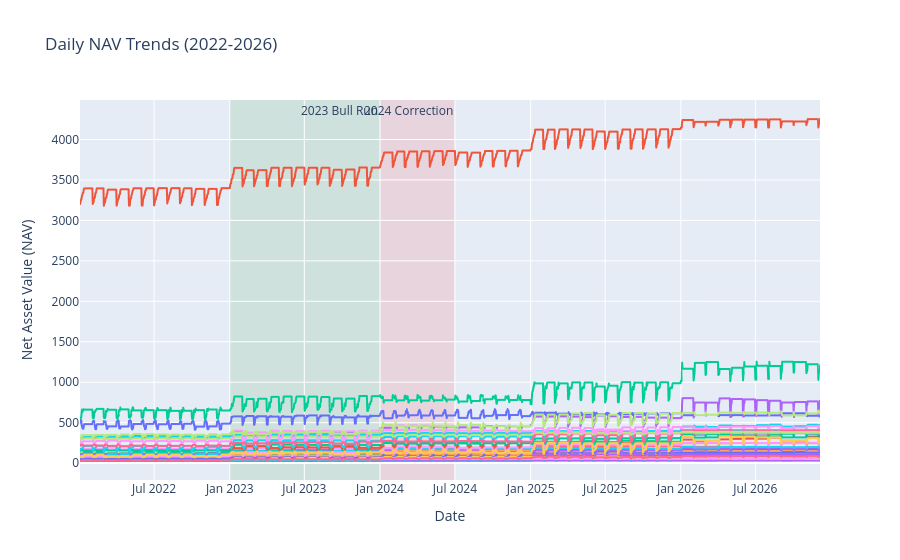

The cell this chart's notebook holds for it:
### Markdown cell above
## 1. NAV Trend Analysis (2022-2026)
Plotting daily NAV for all 40 schemes and highlighting market cycles.

### Code cell
query = """
SELECT n.date, n.nav, f.scheme_name, f.amfi_code
FROM fact_nav n
JOIN dim_fund f ON n.amfi_code = f.amfi_code
ORDER BY n.date
"""
df_nav = pd.read_sql(query, engine)
df_nav['date'] = pd.to_datetime(df_nav['date'])

# Plotly Interactive Plot
fig = px.line(df_nav, x='date', y='nav', color='scheme_name', 
              title='Daily NAV Trends (2022-2026)',
              labels={'nav': 'Net Asset Value (NAV)', 'date': 'Date'})

# Highlight Bull Run 2023 and Correction 2024
fig.add_vrect(x0="2023-01-01", x1="2023-12-31", fillcolor="green", opacity=0.1, 
              layer="below", line_width=0, annotation_text="2023 Bull Run")
fig.add_vrect(x0="2024-01-01", x1="2024-06-30", fillcolor="red", opacity=0.1, 
              layer="below", line_width=0, annotation_text="2024 Correction")

fig.update_layout(showlegend=False) # Hide legend for 40 schemes for clarity
fig.show()
fig.write_image(os.path.join(chart_export_dir, "01_nav_trends.png"))

### Figure 1 — Plotly figure (JSON) as saved in the notebook; plotly's stock layout.template omitted (floating-point values rounded to 4 significant figures; data arrays with more than 128 entries replaced by an {"elided": "..."} marker saying what was removed)
{"data": [{"hovertemplate": "scheme_name=HDFC Top 100 Fund - Regular Plan - Growth<br>Date=%{x}<br>Net Asset Value (NAV)=%{y}<extra></extra>", "legendgroup": "HDFC Top 100 Fund - Regular Plan - Growth", "line": {"color": "#636efa", "dash": "solid"}, "marker": {"symbol": "circle"}, "mode": "lines", "name": "HDFC Top 100 Fund - Regular Plan - Growth", "showlegend": true, "type": "scattergl", "x": {"elided": "1799 str values"}, "xaxis": "x", "y": {"elided": "1799 float values"}, "yaxis": "y"}, {"hovertemplate": "scheme_name=HDFC Short Term Debt Fund - Regular - Growth<br>Date=%{x}<br>Net Asset Value (NAV)=%{y}<extra></extra>", "legendgroup": "HDFC Short Term Debt Fund - Regular - Growth", "line": {"color": "#EF553B", "dash": "solid"}, "marker": {"symbol": "circle"}, "mode": "lines", "name": "HDFC Short Term Debt Fund - Regular - Growth", "showlegend": true, "type": "scattergl", "x": {"elided": "1799 str values"}, "xaxis": "x", "y": {"elided": "1799 float values"}, "yaxis": "y"}, {"hovertemplate": "scheme_name=HDFC Mid-Cap Opportunities Fund - Regular - Growth<br>Date=%{x}<br>Net Asset Value (NAV)=%{y}<extra></extra>", "legendgroup": "HDFC Mid-Cap Opportunities Fund - Regular - Growth", "line": {"color": "#00cc96", "dash": "solid"}, "marker": {"symbol": "circle"}, "mode": "lines", "name": "HDFC Mid-Cap Opportunities Fund - Regular - Growth", "showlegend": true, "type": "scattergl", "x": {"elided": "1799 str values"}, "xaxis": "x", "y": {"elided": "1799 float values"}, "yaxis": "y"}, {"hovertemplate": "scheme_name=ABSL Frontline Equity Fund - Regular - Growth<br>Date=%{x}<br>Net Asset Value (NAV)=%{y}<extra></extra>", "legendgroup": "ABSL Frontline Equity Fund - Regular - Growth", "line": {"color": "#ab63fa", "dash": "solid"}, "marker": {"symbol": "circle"}, "mode": "lines", "name": "ABSL Frontline Equity Fund - Regular - Growth", "showlegend": true, "type": "scattergl", "x": {"elided": "1799 str values"}, "xaxis": "x", "y": {"elided": "1799 float values"}, "yaxis": "y"}, {"hovertemplate": "scheme_name=ABSL Small Cap Fund - Regular - Growth<br>Date=%{x}<br>Net Asset Value (NAV)=%{y}<extra></extra>", "legendgroup": "ABSL Small Cap Fund - Regular - Growth", "line": {"color": "#FFA15A", "dash": "solid"}, "marker": {"symbol": "circle"}, "mode": "lines", "name": "ABSL Small Cap Fund - Regular - Growth", "showlegend": true, "type": "scattergl", "x": {"elided": "1799 str values"}, "xaxis": "x", "y": {"elided": "1799 float values"}, "yaxis": "y"}, {"hovertemplate": "scheme_name=ABSL Liquid Fund - Regular - Growth<br>Date=%{x}<br>Net Asset Value (NAV)=%{y}<extra></extra>", "legendgroup": "ABSL Liquid Fund - Regular - Growth", "line": {"color": "#19d3f3", "dash": "solid"}, "marker": {"symbol": "circle"}, "mode": "lines", "name": "ABSL Liquid Fund - Regular - Growth", "showlegend": true, "type": "scattergl", "x": {"elided": "1799 str values"}, "xaxis": "x", "y": {"elided": "1799 float values"}, "yaxis": "y"}, {"hovertemplate": "scheme_name=UTI Nifty 50 Index Fund - Regular - Growth<br>Date=%{x}<br>Net Asset Value (NAV)=%{y}<extra></extra>", "legendgroup": "UTI Nifty 50 Index Fund - Regular - Growth", "line": {"color": "#FF6692", "dash": "solid"}, "marker": {"symbol": "circle"}, "mode": "lines", "name": "UTI Nifty 50 Index Fund - Regular - Growth", "showlegend": true, "type": "scattergl", "x": {"elided": "1799 str values"}, "xaxis": "x", "y": {"elided": "1799 float values"}, "yaxis": "y"}, {"hovertemplate": "scheme_name=UTI Mid Cap Fund - Regular - Growth<br>Date=%{x}<br>Net Asset Value (NAV)=%{y}<extra></extra>", "legendgroup": "UTI Mid Cap Fund - Regular - Growth", "line": {"color": "#B6E880", "dash": "solid"}, "marker": {"symbol": "circle"}, "mode": "lines", "name": "UTI Mid Cap Fund - Regular - Growth", "showlegend": true, "type": "scattergl", "x": {"elided": "1799 str values"}, "xaxis": "x", "y": {"elided": "1799 float values"}, "yaxis": "y"}, {"hovertemplate": "scheme_name=UTI Flexi Cap Fund - Regular - Growth<br>Date=%{x}<br>Net Asset Value (NAV)=%{y}<extra></extra>", "legendgroup": "UTI Flexi Cap Fund - Regular - Growth", "line": {"color": "#FF97FF", "dash": "solid"}, "marker": {"symbol": "circle"}, "mode": "lines", "name": "UTI Flexi Cap Fund - Regular - Growth", "showlegend": true, "type": "scattergl", "x": {"elided": "1799 str values"}, "xaxis": "x", "y": {"elided": "1799 float values"}, "yaxis": "y"}, {"hovertemplate": "scheme_name=Nippon India Large Cap Fund - Regular - Growth<br>Date=%{x}<br>Net Asset Value (NAV)=%{y}<extra></extra>", "legendgroup": "Nippon India Large Cap Fund - Regular - Growth", "line": {"color": "#FECB52", "dash": "solid"}, "marker": {"symbol": "circle"}, "mode": "lines", "name": "Nippon India Large Cap Fund - Regular - Growth", "showlegend": true, "type": "scattergl", "x": {"elided": "1799 str values"}, "xaxis": "x", "y": {"elided": "1799 float values"}, "yaxis": "y"}, {"hovertemplate": "scheme_name=Nippon India Large Cap Fund - Direct - Growth<br>Date=%{x}<br>Net Asset Value (NAV)=%{y}<extra></extra>", "legendgroup": "Nippon India Large Cap Fund - Direct - Growth", "line": {"color": "#636efa", "dash": "solid"}, "marker": {"symbol": "circle"}, "mode": "lines", "name": "Nippon India Large Cap Fund - Direct - Growth", "showlegend": true, "type": "scattergl", "x": {"elided": "1799 str values"}, "xaxis": "x", "y": {"elided": "1799 float values"}, "yaxis": "y"}, {"hovertemplate": "scheme_name=Nippon India Small Cap Fund - Regular - Growth<br>Date=%{x}<br>Net Asset Value (NAV)=%{y}<extra></extra>", "legendgroup": "Nippon India Small Cap Fund - Regular - Growth", "line": {"color": "#EF553B", "dash": "solid"}, "marker": {"symbol": "circle"}, "mode": "lines", "name": "Nippon India Small Cap Fund - Regular - Growth", "showlegend": true, "type": "scattergl", "x": {"elided": "1799 str values"}, "xaxis": "x", "y": {"elided": "1799 float values"}, "yaxis": "y"}, {"hovertemplate": "scheme_name=Nippon India ETF Nifty 50 BeES<br>Date=%{x}<br>Net Asset Value (NAV)=%{y}<extra></extra>", "legendgroup": "Nippon India ETF Nifty 50 BeES", "line": {"color": "#00cc96", "dash": "solid"}, "marker": {"symbol": "circle"}, "mode": "lines", "name": "Nippon India ETF Nifty 50 BeES", "showlegend": true, "type": "scattergl", "x": {"elided": "1799 str values"}, "xaxis": "x", "y": {"elided": "1799 float values"}, "yaxis": "y"}, {"hovertemplate": "scheme_name=Nippon India Gilt Securities Fund - Regular - Growth<br>Date=%{x}<br>Net Asset Value (NAV)=%{y}<extra></extra>", "legendgroup": "Nippon India Gilt Securities Fund - Regular - Growth", "line": {"color": "#ab63fa", "dash": "solid"}, "marker": {"symbol": "circle"}, "mode": "lines", "name": "Nippon India Gilt Securities Fund - Regular - Growth", "showlegend": true, "type": "scattergl", "x": {"elided": "1799 str values"}, "xaxis": "x", "y": {"elided": "1799 float values"}, "yaxis": "y"}, {"hovertemplate": "scheme_name=Axis Bluechip Fund - Regular - Growth<br>Date=%{x}<br>Net Asset Value (NAV)=%{y}<extra></extra>", "legendgroup": "Axis Bluechip Fund - Regular - Growth", "line": {"color": "#FFA15A", "dash": "solid"}, "marker": {"symbol": "circle"}, "mode": "lines", "name": "Axis Bluechip Fund - Regular - Growth", "showlegend": true, "type": "scattergl", "x": {"elided": "1799 str values"}, "xaxis": "x", "y": {"elided": "1799 float values"}, "yaxis": "y"}, {"hovertemplate": "scheme_name=Axis Bluechip Fund - Direct - Growth<br>Date=%{x}<br>Net Asset Value (NAV)=%{y}<extra></extra>", "legendgroup": "Axis Bluechip Fund - Direct - Growth", "line": {"color": "#19d3f3", "dash": "solid"}, "marker": {"symbol": "circle"}, "mode": "lines", "name": "Axis Bluechip Fund - Direct - Growth", "showlegend": true, "type": "scattergl", "x": {"elided": "1799 str values"}, "xaxis": "x", "y": {"elided": "1799 float values"}, "yaxis": "y"}, {"hovertemplate": "scheme_name=Axis Midcap Fund - Regular - Growth<br>Date=%{x}<br>Net Asset Value (NAV)=%{y}<extra></extra>", "legendgroup": "Axis Midcap Fund - Regular - Growth", "line": {"color": "#FF6692", "dash": "solid"}, "marker": {"symbol": "circle"}, "mode": "lines", "name": "Axis Midcap Fund - Regular - Growth", "showlegend": true, "type": "scattergl", "x": {"elided": "1799 str values"}, "xaxis": "x", "y": {"elided": "1799 float values"}, "yaxis": "y"}, {"hovertemplate": "scheme_name=Axis Small Cap Fund - Regular - Growth<br>Date=%{x}<br>Net Asset Value (NAV)=%{y}<extra></extra>", "legendgroup": "Axis Small Cap Fund - Regular - Growth", "line": {"color": "#B6E880", "dash": "solid"}, "marker": {"symbol": "circle"}, "mode": "lines", "name": "Axis Small Cap Fund - Regular - Growth", "showlegend": true, "type": "scattergl", "x": {"elided": "1799 str values"}, "xaxis": "x", "y": {"elided": "1799 float values"}, "yaxis": "y"}, {"hovertemplate": "scheme_name=SBI Magnum Gilt Fund - Regular Plan - Growth<br>Date=%{x}<br>Net Asset Value (NAV)=%{y}<extra></extra>", "legendgroup": "SBI Magnum Gilt Fund - Regular Plan - Growth", "line": {"color": "#FF97FF", "dash": "solid"}, "marker": {"symbol": "circle"}, "mode": "lines", "name": "SBI Magnum Gilt Fund - Regular Plan - Growth", "showlegend": true, "type": "scattergl", "x": {"elided": "1799 str values"}, "xaxis": "x", "y": {"elided": "1799 float values"}, "yaxis": "y"}, {"hovertemplate": "scheme_name=SBI Bluechip Fund - Regular Plan - Growth<br>Date=%{x}<br>Net Asset Value (NAV)=%{y}<extra></extra>", "legendgroup": "SBI Bluechip Fund - Regular Plan - Growth", "line": {"color": "#FECB52", "dash": "solid"}, "marker": {"symbol": "circle"}, "mode": "lines", "name": "SBI Bluechip Fund - Regular Plan - Growth", "showlegend": true, "type": "scattergl", "x": {"elided": "1799 str values"}, "xaxis": "x", "y": {"elided": "1799 float values"}, "yaxis": "y"}, {"hovertemplate": "scheme_name=SBI Bluechip Fund - Direct Plan - Growth<br>Date=%{x}<br>Net Asset Value (NAV)=%{y}<extra></extra>", "legendgroup": "SBI Bluechip Fund - Direct Plan - Growth", "line": {"color": "#636efa", "dash": "solid"}, "marker": {"symbol": "circle"}, "mode": "lines", "name": "SBI Bluechip Fund - Direct Plan - Growth", "showlegend": true, "type": "scattergl", "x": {"elided": "1799 str values"}, "xaxis": "x", "y": {"elided": "1799 float values"}, "yaxis": "y"}, {"hovertemplate": "scheme_name=SBI Small Cap Fund - Regular Plan - Growth<br>Date=%{x}<br>Net Asset Value (NAV)=%{y}<extra></extra>", "legendgroup": "SBI Small Cap Fund - Regular Plan - Growth", "line": {"color": "#EF553B", "dash": "solid"}, "marker": {"symbol": "circle"}, "mode": "lines", "name": "SBI Small Cap Fund - Regular Plan - Growth", "showlegend": true, "type": "scattergl", "x": {"elided": "1799 str values"}, "xaxis": "x", "y": {"elided": "1799 float values"}, "yaxis": "y"}, {"hovertemplate": "scheme_name=SBI Small Cap Fund - Direct Plan - Growth<br>Date=%{x}<br>Net Asset Value (NAV)=%{y}<extra></extra>", "legendgroup": "SBI Small Cap Fund - Direct Plan - Growth", "line": {"color": "#00cc96", "dash": "solid"}, "marker": {"symbol": "circle"}, "mode": "lines", "name": "SBI Small Cap Fund - Direct Plan - Growth", "showlegend": true, "type": "scattergl", "x": {"elided": "1799 str values"}, "xaxis": "x", "y": {"elided": "1799 float values"}, "yaxis": "y"}, {"hovertemplate": "scheme_name=ICICI Pru Bluechip Fund - Regular - Growth<br>Date=%{x}<br>Net Asset Value (NAV)=%{y}<extra></extra>", "legendgroup": "ICICI Pru Bluechip Fund - Regular - Growth", "line": {"color": "#ab63fa", "dash": "solid"}, "marker": {"symbol": "circle"}, "mode": "lines", "name": "ICICI Pru Bluechip Fund - Regular - Growth", "showlegend": true, "type": "scattergl", "x": {"elided": "1799 str values"}, "xaxis": "x", "y": {"elided": "1799 float values"}, "yaxis": "y"}, {"hovertemplate": "scheme_name=ICICI Pru Bluechip Fund - Direct - Growth<br>Date=%{x}<br>Net Asset Value (NAV)=%{y}<extra></extra>", "legendgroup": "ICICI Pru Bluechip Fund - Direct - Growth", "line": {"color": "#FFA15A", "dash": "solid"}, "marker": {"symbol": "circle"}, "mode": "lines", "name": "ICICI Pru Bluechip Fund - Direct - Growth", "showlegend": true, "type": "scattergl", "x": {"elided": "1799 str values"}, "xaxis": "x", "y": {"elided": "1799 float values"}, "yaxis": "y"}, {"hovertemplate": "scheme_name=ICICI Pru Midcap Fund - Regular - Growth<br>Date=%{x}<br>Net Asset Value (NAV)=%{y}<extra></extra>", "legendgroup": "ICICI Pru Midcap Fund - Regular - Growth", "line": {"color": "#19d3f3", "dash": "solid"}, "marker": {"symbol": "circle"}, "mode": "lines", "name": "ICICI Pru Midcap Fund - Regular - Growth", "showlegend": true, "type": "scattergl", "x": {"elided": "1799 str values"}, "xaxis": "x", "y": {"elided": "1799 float values"}, "yaxis": "y"}, {"hovertemplate": "scheme_name=ICICI Pru Value Discovery Fund - Regular - Growth<br>Date=%{x}<br>Net Asset Value (NAV)=%{y}<extra></extra>", "legendgroup": "ICICI Pru Value Discovery Fund - Regular - Growth", "line": {"color": "#FF6692", "dash": "solid"}, "marker": {"symbol": "circle"}, "mode": "lines", "name": "ICICI Pru Value Discovery Fund - Regular - Growth", "showlegend": true, "type": "scattergl", "x": {"elided": "1799 str values"}, "xaxis": "x", "y": {"elided": "1799 float values"}, "yaxis": "y"}, {"hovertemplate": "scheme_name=ICICI Pru Liquid Fund - Regular - Growth<br>Date=%{x}<br>Net Asset Value (NAV)=%{y}<extra></extra>", "legendgroup": "ICICI Pru Liquid Fund - Regular - Growth", "line": {"color": "#B6E880", "dash": "solid"}, "marker": {"symbol": "circle"}, "mode": "lines", "name": "ICICI Pru Liquid Fund - Regular - Growth", "showlegend": true, "type": "scattergl", "x": {"elided": "1799 str values"}, "xaxis": "x", "y": {"elided": "1799 float values"}, "yaxis": "y"}, {"hovertemplate": "scheme_name=Kotak Bluechip Fund - Regular - Growth<br>Date=%{x}<br>Net Asset Value (NAV)=%{y}<extra></extra>", "legendgroup": "Kotak Bluechip Fund - Regular - Growth", "line": {"color": "#FF97FF", "dash": "solid"}, "marker": {"symbol": "circle"}, "mode": "lines", "name": "Kotak Bluechip Fund - Regular - Growth", "showlegend": true, "type": "scattergl", "x": {"elided": "1799 str values"}, "xaxis": "x", "y": {"elided": "1799 float values"}, "yaxis": "y"}, {"hovertemplate": "scheme_name=Kotak Emerging Equity Fund - Regular - Growth<br>Date=%{x}<br>Net Asset Value (NAV)=%{y}<extra></extra>", "legendgroup": "Kotak Emerging Equity Fund - Regular - Growth", "line": {"color": "#FECB52", "dash": "solid"}, "marker": {"symbol": "circle"}, "mode": "lines", "name": "Kotak Emerging Equity Fund - Regular - Growth", "showlegend": true, "type": "scattergl", "x": {"elided": "1799 str values"}, "xaxis": "x", "y": {"elided": "1799 float values"}, "yaxis": "y"}, {"hovertemplate": "scheme_name=Kotak Flexicap Fund - Regular - Growth<br>Date=%{x}<br>Net Asset Value (NAV)=%{y}<extra></extra>", "legendgroup": "Kotak Flexicap Fund - Regular - Growth", "line": {"color": "#636efa", "dash": "solid"}, "marker": {"symbol": "circle"}, "mode": "lines", "name": "Kotak Flexicap Fund - Regular - Growth", "showlegend": true, "type": "scattergl", "x": {"elided": "1799 str values"}, "xaxis": "x", "y": {"elided": "1799 float values"}, "yaxis": "y"}, {"hovertemplate": "scheme_name=Kotak Liquid Fund - Regular - Growth<br>Date=%{x}<br>Net Asset Value (NAV)=%{y}<extra></extra>", "legendgroup": "Kotak Liquid Fund - Regular - Growth", "line": {"color": "#EF553B", "dash": "solid"}, "marker": {"symbol": "circle"}, "mode": "lines", "name": "Kotak Liquid Fund - Regular - Growth", "showlegend": true, "type": "scattergl", "x": {"elided": "1799 str values"}, "xaxis": "x", "y": {"elided": "1799 float values"}, "yaxis": "y"}, {"hovertemplate": "scheme_name=HDFC Top 100 Fund - Direct Plan - Growth<br>Date=%{x}<br>Net Asset Value (NAV)=%{y}<extra></extra>", "legendgroup": "HDFC Top 100 Fund - Direct Plan - Growth", "line": {"color": "#00cc96", "dash": "solid"}, "marker": {"symbol": "circle"}, "mode": "lines", "name": "HDFC Top 100 Fund - Direct Plan - Growth", "showlegend": true, "type": "scattergl", "x": {"elided": "1799 str values"}, "xaxis": "x", "y": {"elided": "1799 float values"}, "yaxis": "y"}, {"hovertemplate": "scheme_name=HDFC Mid-Cap Opportunities Fund - Direct - Growth<br>Date=%{x}<br>Net Asset Value (NAV)=%{y}<extra></extra>", "legendgroup": "HDFC Mid-Cap Opportunities Fund - Direct - Growth", "line": {"color": "#ab63fa", "dash": "solid"}, "marker": {"symbol": "circle"}, "mode": "lines", "name": "HDFC Mid-Cap Opportunities Fund - Direct - Growth", "showlegend": true, "type": "scattergl", "x": {"elided": "1799 str values"}, "xaxis": "x", "y": {"elided": "1799 float values"}, "yaxis": "y"}, {"hovertemplate": "scheme_name=Mirae Asset Large Cap Fund - Regular - Growth<br>Date=%{x}<br>Net Asset Value (NAV)=%{y}<extra></extra>", "legendgroup": "Mirae Asset Large Cap Fund - Regular - Growth", "line": {"color": "#FFA15A", "dash": "solid"}, "marker": {"symbol": "circle"}, "mode": "lines", "name": "Mirae Asset Large Cap Fund - Regular - Growth", "showlegend": true, "type": "scattergl", "x": {"elided": "1799 str values"}, "xaxis": "x", "y": {"elided": "1799 float values"}, "yaxis": "y"}, {"hovertemplate": "scheme_name=Mirae Asset Emerging Bluechip Fund - Regular - Growth<br>Date=%{x}<br>Net Asset Value (NAV)=%{y}<extra></extra>", "legendgroup": "Mirae Asset Emerging Bluechip Fund - Regular - Growth", "line": {"color": "#19d3f3", "dash": "solid"}, "marker": {"symbol": "circle"}, "mode": "lines", "name": "Mirae Asset Emerging Bluechip Fund - Regular - Growth", "showlegend": true, "type": "scattergl", "x": {"elided": "1799 str values"}, "xaxis": "x", "y": {"elided": "1799 float values"}, "yaxis": "y"}, {"hovertemplate": "scheme_name=Mirae Asset Tax Saver Fund - Regular - Growth<br>Date=%{x}<br>Net Asset Value (NAV)=%{y}<extra></extra>", "legendgroup": "Mirae Asset Tax Saver Fund - Regular - Growth", "line": {"color": "#FF6692", "dash": "solid"}, "marker": {"symbol": "circle"}, "mode": "lines", "name": "Mirae Asset Tax Saver Fund - Regular - Growth", "showlegend": true, "type": "scattergl", "x": {"elided": "1799 str values"}, "xaxis": "x", "y": {"elided": "1799 float values"}, "yaxis": "y"}, {"hovertemplate": "scheme_name=DSP Top 100 Equity Fund - Regular - Growth<br>Date=%{x}<br>Net Asset Value (NAV)=%{y}<extra></extra>", "legendgroup": "DSP Top 100 Equity Fund - Regular - Growth", "line": {"color": "#B6E880", "dash": "solid"}, "marker": {"symbol": "circle"}, "mode": "lines", "name": "DSP Top 100 Equity Fund - Regular - Growth", "showlegend": true, "type": "scattergl", "x": {"elided": "1799 str values"}, "xaxis": "x", "y": {"elided": "1799 float values"}, "yaxis": "y"}, {"hovertemplate": "scheme_name=DSP Midcap Fund - Regular - Growth<br>Date=%{x}<br>Net Asset Value (NAV)=%{y}<extra></extra>", "legendgroup": "DSP Midcap Fund - Regular - Growth", "line": {"color": "#FF97FF", "dash": "solid"}, "marker": {"symbol": "circle"}, "mode": "lines", "name": "DSP Midcap Fund - Regular - Growth", "showlegend": true, "type": "scattergl", "x": {"elided": "1799 str values"}, "xaxis": "x", "y": {"elided": "1799 float values"}, "yaxis": "y"}, {"hovertemplate": "scheme_name=DSP Small Cap Fund - Regular - Growth<br>Date=%{x}<br>Net Asset Value (NAV)=%{y}<extra></extra>", "legendgroup": "DSP Small Cap Fund - Regular - Growth", "line": {"color": "#FECB52", "dash": "solid"}, "marker": {"symbol": "circle"}, "mode": "lines", "name": "DSP Small Cap Fund - Regular - Growth", "showlegend": true, "type": "scattergl", "x": {"elided": "1799 str values"}, "xaxis": "x", "y": {"elided": "1799 float values"}, "yaxis": "y"}], "layout": {"annotations": [{"showarrow": false, "text": "2023 Bull Run", "x": "2023-12-31", "xanchor": "right", "xref": "x", "y": 1, "yanchor": "top", "yref": "y domain"}, {"showarrow": false, "text": "2024 Correction", "x": "2024-06-30", "xanchor": "right", "xref": "x", "y": 1, "yanchor": "top", "yref": "y domain"}], "legend": {"title": {"text": "scheme_name"}, "tracegroupgap": 0}, "shapes": [{"fillcolor": "green", "layer": "below", "line": {"width": 0}, "opacity": 0.1, "type": "rect", "x0": "2023-01-01", "x1": "2023-12-31", "xref": "x", "y0": 0, "y1": 1, "yref": "y domain"}, {"fillcolor": "red", "layer": "below", "line": {"width": 0}, "opacity": 0.1, "type": "rect", "x0": "2024-01-01", "x1": "2024-06-30", "xref": "x", "y0": 0, "y1": 1, "yref": "y domain"}], "showlegend": false, "title": {"text": "Daily NAV Trends (2022-2026)"}, "xaxis": {"anchor": "y", "domain": [0.0, 1.0], "title": {"text": "Date"}}, "yaxis": {"anchor": "x", "domain": [0.0, 1.0], "title": {"text": "Net Asset Value (NAV)"}}}}
